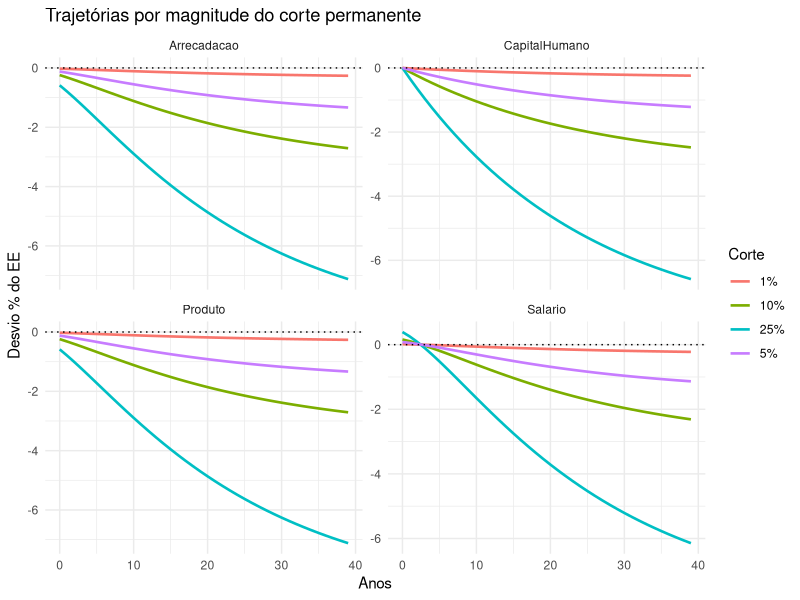

Reproduce this figure in R. (Note: this script raises an error after producing the figure.)
# =============================================================================
# BLOCO DSGE (porte R do 02_dsge_capital_humano.py) — RStudio
# Modelo neoclássico com capital físico e humano, tributação distorciva e gasto
# público em educação como insumo produtivo da acumulação de capital humano.
# Solução por previsão perfeita não linear (stacked-time Newton) com estado
# estacionário terminal endógeno. Cenários de corte 1/5/10/25% + teto (EC 95),
# custo fiscal em R$, efeito Laffer, bem-estar, multiplicadores e desigualdade.
#
# Referência numérica validada: o porte Python (02_...py). Este porte R
# reproduz a mesma lógica para uso no RStudio / publicação no GitHub.
# =============================================================================

pkgs <- c("nleqslv", "ggplot2", "dplyr", "tidyr")
for (p in pkgs) if (!requireNamespace(p, quietly = TRUE)) install.packages(p)
invisible(lapply(pkgs, library, character.only = TRUE))

get_root <- function() {
  a <- commandArgs(trailingOnly = FALSE)
  f <- sub("^--file=", "", a[grep("^--file=", a)])
  base <- if (length(f)) dirname(normalizePath(f)) else getwd()
  normalizePath(file.path(base, ".."), mustWork = FALSE)
}
ROOT <- get_root()
OUT <- file.path(ROOT, "out"); FIG <- file.path(ROOT, "paper", "figures")
TAB <- file.path(ROOT, "paper", "tables")
for (d in c(OUT, FIG, TAB)) dir.create(d, showWarnings = FALSE, recursive = TRUE)

## ---- Parâmetros e estado estacionário -------------------------------------
P <- list(alpha=0.40, beta=0.96, dk=0.10, dh=0.04, tau=0.33, theta=1.75,
          phi=0.30, gsh=0.05, rhoG=0.90)
a<-P$alpha; b<-P$beta; dk<-P$dk; dh<-P$dh; tau<-P$tau; th<-P$theta; phi<-P$phi
PIB_BR_BI <- 10900; DISC <- 0.96

steady_state <- function(P) {
  Rtil <- (1/b - 1 + dk)/(1 - tau); KY <- a/Rtil
  coef <- (a/Rtil)^(a/(1-a)); cshare <- 1 - dk*KY - P$gsh
  M <- (1-tau)*(1-a)/cshare; l <- M/(th+M)
  Y <- coef*l; K <- KY*Y; Ge <- P$gsh*Y; Cc <- cshare*Y
  A <- dh/(Ge^phi)
  list(H=1, K=K, l=l, Y=Y, Ge=Ge, C=Cc, A=A, I=dk*K, S=(1-a)*Y/l, T=tau*Y,
       r=a*Y/K, KY=KY)
}
ss <- steady_state(P); A <- ss$A
Kss<-ss$K; Css<-ss$C; lss<-ss$l
Rtil <- (1/b-1+dk)/(1-tau); KY <- a/Rtil; Bcoef <- (a/Rtil)^(a/(1-a))
KAPPA <- PIB_BR_BI/ss$Y

steady_state_for_Ge <- function(Ge) {              # EE terminal (nível fixo)
  H <- A*Ge^phi/dh
  l <- ((1-tau)*(1-a)*Bcoef*H + th*Ge) /
       (Bcoef*H*(th*(1-dk*KY) + (1-tau)*(1-a)))
  Y <- Bcoef*H*l; K <- KY*Y
  list(H=H, K=K, l=l, Y=Y, Ge=Ge, C=Y*(1-dk*KY)-Ge, I=dk*K, S=(1-a)*Y/l, T=tau*Y)
}

TT <- 220
Yfun <- function(K,H,l) K^a*(H*l)^(1-a)
human_capital_path <- function(Ge) {
  H <- numeric(TT+2); H[1] <- ss$H
  for (t in 1:(TT+1)) H[t+1] <- (1-dh)*H[t] + A*(Ge[min(t,TT+1)]^phi)
  H
}

solve_path <- function(Ge) {
  Hp <- human_capital_path(Ge)
  tss <- steady_state_for_Ge(Ge[TT+1]); Cterm<-tss$C; lterm<-tss$l
  resid <- function(x) {
    Cc<-x[1:TT]; l<-x[(TT+1):(2*TT)]; Kn<-x[(2*TT+1):(3*TT)]
    K<-c(Kss, Kn); Y<-Yfun(K[1:TT], Hp[1:TT], l)
    r1 <- th/(1-l) - (1-tau)*(1-a)*Y/(Cc*l)
    r2 <- Cc + Kn - (1-dk)*K[1:TT] + Ge[1:TT] - Y
    l_n<-c(l[-1], lterm); C_n<-c(Cc[-1], Cterm)
    Yn<-Yfun(Kn, Hp[2:(TT+1)], l_n); Rn<-(1-tau)*a*Yn/Kn + (1-dk)
    r3 <- 1/Cc - b/C_n*Rn
    c(r1, r2, r3)
  }
  x0 <- c(rep(Cterm,TT), rep(lterm,TT), rep(tss$K,TT))
  sol <- nleqslv::nleqslv(x0, resid, method="Newton",
                          control=list(maxit=500, ftol=1e-11))
  Cc<-sol$x[1:TT]; l<-sol$x[(TT+1):(2*TT)]; Kn<-sol$x[(2*TT+1):(3*TT)]
  K<-c(Kss,Kn); Y<-Yfun(K[1:TT], Hp[1:TT], l)
  I<-Kn-(1-dk)*K[1:TT]; S<-(1-a)*Y/l; Tax<-tau*Y
  dev <- function(x,x0) 100*(x/x0-1)
  devs <- data.frame(t=0:(TT-1),
    Produto=dev(Y,ss$Y), Investimento=dev(I,ss$I), Salario=dev(S,ss$S),
    Consumo=dev(Cc,ss$C), Arrecadacao=dev(Tax,ss$T),
    CapitalHumano=dev(Hp[1:TT],ss$H), GastoEduc=dev(Ge[1:TT],ss$Ge))
  levels <- data.frame(t=0:(TT-1), Y=Y, I=I, S=S, C=Cc, Tax=Tax,
                       H=Hp[1:TT], Ge=Ge[1:TT], l=l, K=K[1:TT])
  list(dev=devs, lev=levels, ok=sol$termcd %in% c(1,2),
       res=max(abs(sol$fvec)))
}

path_permanent <- function(cut) rep(ss$Ge*(1-cut), TT+1)
path_ceiling <- function(total=0.10, ramp=8)
  ss$Ge*(1 - total*pmin((0:TT)/ramp, 1))

## ---- Cenários e métricas ---------------------------------------------------
CUTS <- c(0.01, 0.05, 0.10, 0.25)
results <- lapply(CUTS, function(cut) solve_path(path_permanent(cut)))
names(results) <- as.character(CUTS)
for (cut in CUTS) {
  d <- results[[as.character(cut)]]$dev
  cat(sprintf("Corte %2d%%: H_LP=%.3f%% Y_LP=%.3f%%\n", cut*100,
              tail(d$CapitalHumano,1), tail(d$Produto,1)))
}
ec <- solve_path(path_ceiling(0.10, 8))

cum_disc <- function(x, n) -sum(x[1:n]*DISC^(0:(n-1)))
welfare_cev <- function(lev) {
  u <- log(lev$C) + th*log(1-lev$l); disc <- b^(0:(TT-1))
  W <- sum(disc*u) + b^TT * tail(u,1)/(1-b)
  W_ss <- (log(Css)+th*log(1-lss))/(1-b)
  -(exp((W-W_ss)*(1-b))-1)*100
}
multiplier_cum <- function(lev, n) {
  dY<-lev$Y-ss$Y; dGe<-lev$Ge-ss$Ge; w<-DISC^(0:(n-1))
  sum(w*dY[1:n])/sum(w*dGe[1:n])
}
fiscal <- function(lev, n) {
  dGe<-(lev$Ge-ss$Ge)*KAPPA; dTax<-(lev$Tax-ss$T)*KAPPA
  sav<--dGe; los<--dTax; w<-DISC^(0:(n-1))
  ps<-sum(w*sav[1:n]); pl<-sum(w*los[1:n])
  list(pv_save=ps, pv_loss=pl, net=ps-pl, eroded=100*pl/ps)
}

## ---- Figura: múltiplos cortes (ggplot2) -----------------------------------
long <- do.call(rbind, lapply(CUTS, function(cut) {
  d <- results[[as.character(cut)]]$dev
  d <- d[d$t < 40, c("t","Produto","Salario","Arrecadacao","CapitalHumano")]
  d <- tidyr::pivot_longer(d, -t, names_to="Variavel", values_to="Desvio")
  d$corte <- paste0(cut*100, "%"); d
}))
gA <- ggplot(long, aes(t, Desvio, color=corte)) + geom_line(linewidth=0.9) +
  geom_hline(yintercept=0, linetype="dotted") +
  facet_wrap(~Variavel, scales="free_y") +
  labs(x="Anos", y="Desvio % do EE", color="Corte",
       title="Trajetórias por magnitude do corte permanente") + theme_minimal()
ggsave(file.path(FIG, "irf_multi_corte_R.png"), gA, width=11, height=7, dpi=200)

## ---- Tabela: cenários -----------------------------------------------------
fmt <- function(x,d=3) formatC(x, format="f", digits=d, decimal.mark=",")
con <- file(file.path(TAB, "cenarios_corte_R.tex"), "w", encoding="UTF-8")
writeLines(c("\\begin{tabular}{lrrrrr}", "\\toprule",
  "Corte & $\\Delta H_{LP}$ & $\\Delta Y_{LP}$ & Bem-estar & Mult.\\ 10a & \\% erodido 20a \\\\",
  "\\midrule"), con)
for (cut in CUTS) {
  d<-results[[as.character(cut)]]$dev; lv<-results[[as.character(cut)]]$lev
  fi<-fiscal(lv,20)
  writeLines(sprintf("%d\\%% & %s & %s & %s & %s & %s\\%% \\\\", cut*100,
    fmt(tail(d$CapitalHumano,1)), fmt(tail(d$Produto,1)),
    fmt(welfare_cev(lv)), fmt(multiplier_cum(lv,10),2), fmt(fi$eroded,1)), con)
}
writeLines(c("\\bottomrule","\\end{tabular}"), con); close(con)

cat("\nBloco DSGE (R) concluído. Figuras e tabelas gerados.\n")
